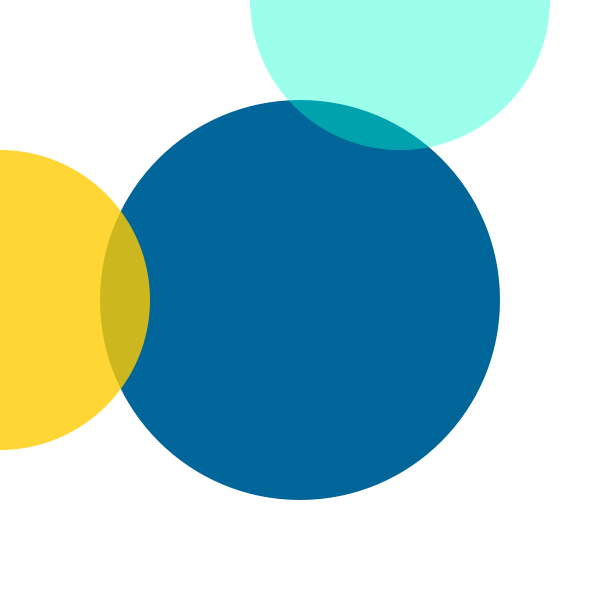
Frame 1 (no input)
Frame 60 (the mouse pressed at the canvas centre just before this capture): identical to frame 1, image omitted
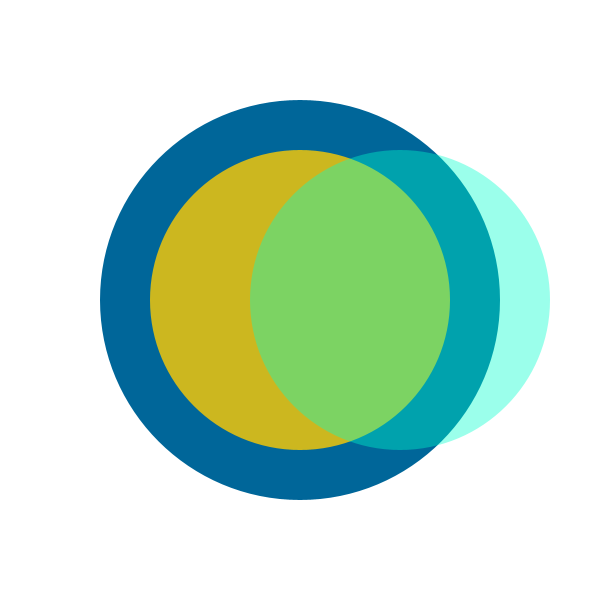
Frame 120 (the mouse held since frame 60 and released just before this capture)

The Processing sketch that drew these frames (run headless with seeded random() and noise(); from frame 60 on, the mouse is pressed at the canvas centre):

// Processing sketch: houseofcode_3_mouse_a
// ── houseofcode_3_mouse_a.pde
void setup() {
  size(600, 600);
}

void draw() {
  background(255);
  noStroke();
  fill(0, 102, 153);
  ellipse(300, 300, 400, 400);
  fill(255, 204, 0, 204);
  ellipse(mouseX, 300, 300, 300);
  fill(0, 255, 204, 100);
  ellipse(400, mouseY, 300, 300);
}
